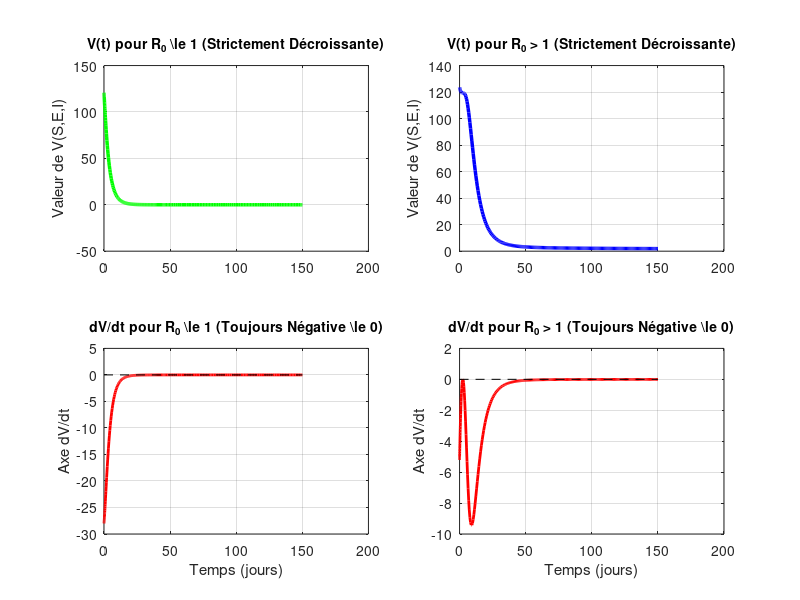

Recreate this plot in MATLAB.
function main_Lyapunov_Strict_Check()
    % --- Paramètres démographiques et biologiques fixes ---
    Lambda = 10;
    alpha  = 0.5;
    gamma  = 0.3;
    mu     = 0.1;
    
    tspan = [0 150]; 
    X0 = [200; 30; 50; 10]; % Conditions initiales [S0, E0, I0, R0]
    
    % Configuration de la figure
    figure('Position', [100, 100, 1200, 600], 'Color', [1 1 1]);
    
    % =====================================================================
    % CAS 1 : R0 <= 1 (Extinction) -> beta = 0.0002
    % =====================================================================
    beta1 = 0.0002; 
    S_star1 = Lambda / mu; % Point d'équilibre S_DFE
    
    [t1, X1] = ode45(@(t,X) seir_eq(t,X,Lambda,beta1,alpha,gamma,mu), tspan, X0);
    [V1, dV1] = calculate_lyapunov(X1, Lambda, beta1, alpha, gamma, mu, S_star1);
    
    % Tracé Cas 1 : V(t) et dV/dt
    subplot(2, 2, 1);
    plot(t1, V1, 'g-', 'LineWidth', 2.5); grid on;
    title('V(t) pour R_0 \le 1 (Strictement Décroissante)', 'FontSize', 10);
    ylabel('Valeur de V(S,E,I)');
    
    subplot(2, 2, 3);
    plot(t1, dV1, 'r-', 'LineWidth', 2); grid on;
    line([0 tspan(2)], [0 0], 'Color', 'k', 'LineStyle', '--'); % Ligne 0
    title('dV/dt pour R_0 \le 1 (Toujours Négative \le 0)', 'FontSize', 10);
    xlabel('Temps (jours)'); ylabel('Axe dV/dt');
    
    % =====================================================================
    % CAS 2 : R0 > 1 (Persistance Endémique) -> beta = 0.005
    % =====================================================================
    beta2 = 0.005;
    % Pour R0 > 1, S* devient le S de l'équilibre Endémique (S_EE)
    S_star2 = ((mu + alpha)*(mu + gamma)) / (alpha * beta2); 
    
    [t2, X2] = ode45(@(t,X) seir_eq(t,X,Lambda,beta2,alpha,gamma,mu), tspan, X0);
    [V2, dV2] = calculate_lyapunov(X2, Lambda, beta2, alpha, gamma, mu, S_star2);
    
    % Tracé Cas 2 : V(t) et dV/dt
    subplot(2, 2, 2);
    plot(t2, V2, 'b-', 'LineWidth', 2.5); grid on;
    title('V(t) pour R_0 > 1 (Strictement Décroissante)', 'FontSize', 10);
    ylabel('Valeur de V(S,E,I)');
    
    subplot(2, 2, 4);
    plot(t2, dV2, 'r-', 'LineWidth', 2); grid on;
    line([0 tspan(2)], [0 0], 'Color', 'k', 'LineStyle', '--');
    title('dV/dt pour R_0 > 1 (Toujours Négative \le 0)', 'FontSize', 10);
    xlabel('Temps (jours)'); ylabel('Axe dV/dt');
end

% --- Fonction pour calculer V et sa dérivée dV/dt à chaque instant ---
function [V, dVdt] = calculate_lyapunov(X, Lambda, beta, alpha, gamma, mu, S_star)
    S = X(:, 1);
    E = X(:, 2);
    I = X(:, 3);
    
    % 1. Calcul de la fonction V(t)
    V = (S - S_star - S_star .* log(S ./ S_star)) + E + ((mu + alpha) / alpha) .* I;
    
    % 2. Calcul analytique de la dérivée dV/dt en injectant les équations du modèle
    % dV/dt = (1 - S*/S)*dS/dt + dE/dt + ((mu+alpha)/alpha)*dIdt
    dVdt = zeros(size(S));
    for k = 1:length(S)
        dS = Lambda - beta*S(k)*I(k) - mu*S(k);
        dE = beta*S(k)*I(k) - (mu + alpha)*E(k);
        dI = alpha*E(k) - (mu + gamma)*I(k);
        
        dVdt(k) = (1 - (S_star / S(k))) * dS + dE + ((mu + alpha) / alpha) * dI;
    end
end

% --- Équations du modèle SEIR ---
function dXdt = seir_eq(~, X, Lambda, beta, alpha, gamma, mu)
    S = X(1); E = X(2); I = X(3); R = X(4);
    dXdt = [Lambda - beta*S*I - mu*S; ...
            beta*S*I - (mu + alpha)*E; ...
            alpha*E - (mu + gamma)*I; ...
            gamma*I - mu*R];
end
